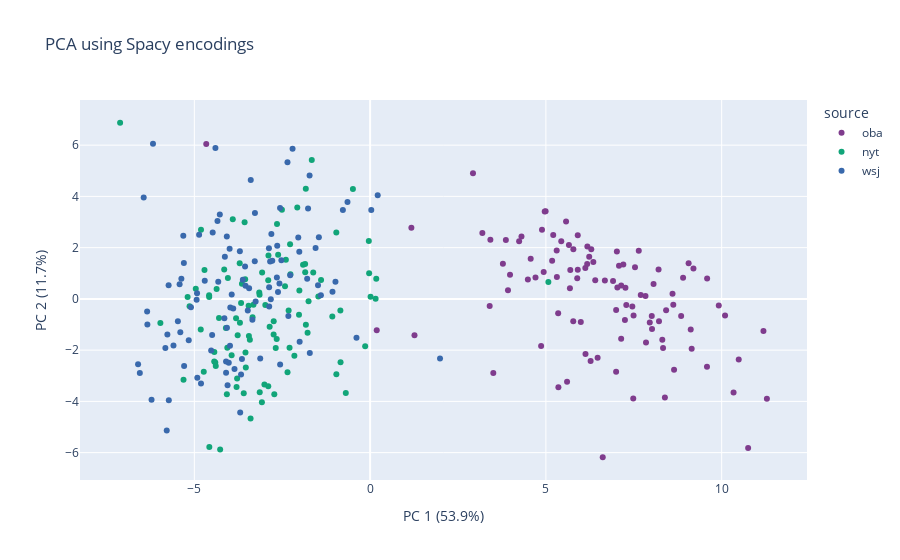

Write notebook code for a chart like this one.
### Markdown cell above
<A HREF="https://plotly.com/python/discrete-color/#color-sequences-in-plotly-express">Plotly discrete color palettes/sequences</A><BR><A HREF="https://plotly.com/python/plotly-express/">Plotly Express docs</A>

### Code cell
fig = px.scatter(pcafit, 
                 x=0, 
                 y=1, 
                 color=df['source'],
                 hover_name=df['date'],
                 labels = labels,
                 title  = "PCA using Spacy encodings",
                 color_discrete_sequence=px.colors.qualitative.Bold)
fig.show()
